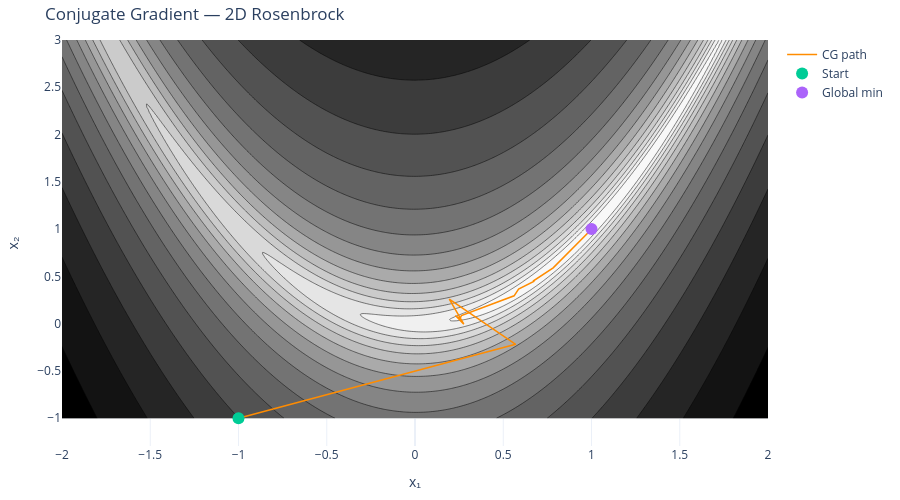
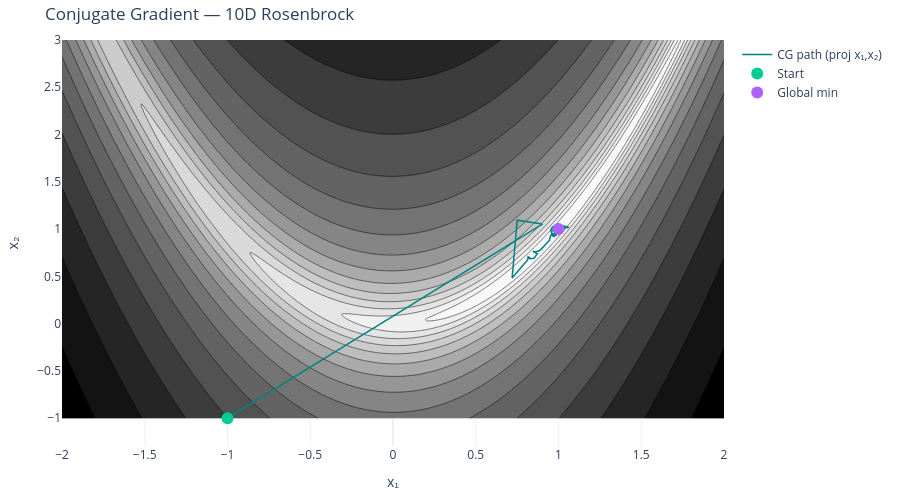

The notebook cell these images were saved under, in order:
### Code cell
def plot_path_on_contour(path, title, color, label):
    sub = max(1, len(path) // 2000)
    fig = go.Figure()
    fig.add_trace(go.Contour(
        x=x_vals, y=y_vals, z=np.log1p(Z),
        colorscale='Greys', ncontours=35, showscale=False
    ))
    fig.add_trace(go.Scatter(
        x=path[::sub, 0], y=path[::sub, 1],
        mode='lines', line=dict(color=color, width=1.5),
        name=label
    ))
    fig.add_trace(go.Scatter(
        x=[path[0, 0]], y=[path[0, 1]],
        mode='markers', marker=dict(size=12),
        name='Start'
    ))
    fig.add_trace(go.Scatter(
        x=[1], y=[1], mode='markers',
        marker=dict(size=12),
        name='Global min'
    ))
    fig.update_layout(
        title=title,
        xaxis_title='x₁', yaxis_title='x₂',
        paper_bgcolor='white', plot_bgcolor='white',
        height=500, margin=dict(l=40, r=20, t=40, b=40)
    )
    fig.show()

plot_path_on_contour(
    path_cg2d,
    f'Conjugate Gradient — 2D Rosenbrock',
    'darkorange', 'CG path'
)

plot_path_on_contour(
    path_cg10d,
    f'Conjugate Gradient — 10D Rosenbrock',
    'teal', 'CG path (proj x₁,x₂)'
)

### Figure 1 — Plotly figure (JSON) as saved in the notebook; plotly's stock layout.template omitted (floating-point values rounded to 4 significant figures; data arrays with more than 128 entries replaced by an {"elided": "..."} marker saying what was removed)
{"data": [{"colorscale": [[0, "rgb(255,255,255)"], [0.125, "rgb(240,240,240)"], [0.25, "rgb(217,217,217)"], [0.375, "rgb(189,189,189)"], [0.5, "rgb(150,150,150)"], [0.625, "rgb(115,115,115)"], [0.75, "rgb(82,82,82)"], [0.875, "rgb(37,37,37)"], [1, "rgb(0,0,0)"]], "ncontours": 35, "showscale": false, "type": "contour", "x": {"elided": "300 float values"}, "y": {"elided": "300 float values"}, "z": {"elided": "300x300 float values"}}, {"line": {"color": "darkorange", "width": 1.5}, "mode": "lines", "name": "CG path", "type": "scatter", "x": [-1.0, 0.5703, 0.1942, 0.2766, 0.2289, 0.2551, 0.263, 0.5616, 0.5868, 0.673, 0.6714, 0.7829, 0.9469, 0.9463, 0.9574, 0.957, 0.958, 0.9578, 0.9581, 0.9586, 0.9623, 0.9702, 0.9833, 0.9888, 1.015, 1.016, 1.016, 1.016, 1.014, 1.005, 0.9861, 0.9858, 0.9857, 0.9857, 0.9857, 0.9857, 0.9858, 0.9866, 0.9944, 1.004, 1.006, 1.006, 1.006, 1.006, 1.006, 1.005, 1.004, 1.002, 1.001, 1.001, 1.001, 1.001, 1.001, 1.001, 1.001, 0.9995, 0.9994, 0.9994, 1.0, 1.0, 1.0, 1.0, 1.0, 1.0, 1.0, 1.0, 0.9999, 0.9999, 0.9999, 0.9999, 0.9999, 0.9999, 1.0, 1.0, 1.0, 1.0, 1.0, 1.0, 1.0, 1.0, 1.0, 1.0, 1.0, 1.0, 1.0, 1.0, 1.0, 1.0, 1.0, 1.0], "y": [-1.0, -0.2188, 0.2586, -0.005162, 0.08533, 0.05177, 0.08593, 0.2944, 0.3656, 0.4474, 0.4533, 0.5903, 0.891, 0.8994, 0.9126, 0.917, 0.9171, 0.9174, 0.9175, 0.9193, 0.9248, 0.943, 0.9656, 0.9795, 1.03, 1.032, 1.032, 1.032, 1.028, 1.011, 0.972, 0.9716, 0.9715, 0.9715, 0.9715, 0.9716, 0.972, 0.9737, 0.9899, 1.009, 1.011, 1.012, 1.012, 1.012, 1.012, 1.011, 1.008, 1.004, 1.003, 1.002, 1.002, 1.002, 1.002, 1.002, 1.002, 0.999, 0.9988, 0.9989, 1.0, 1.001, 1.001, 1.001, 1.001, 1.001, 1.001, 1.0, 0.9998, 0.9997, 0.9997, 0.9997, 0.9997, 0.9998, 1.0, 1.0, 1.0, 1.0, 1.0, 1.0, 1.0, 1.0, 1.0, 1.0, 1.0, 1.0, 1.0, 1.0, 1.0, 1.0, 1.0, 1.0]}, {"marker": {"size": 12}, "mode": "markers", "name": "Start", "type": "scatter", "x": [-1], "y": [-1]}, {"marker": {"size": 12}, "mode": "markers", "name": "Global min", "type": "scatter", "x": [1], "y": [1]}], "layout": {"height": 500, "margin": {"b": 40, "l": 40, "r": 20, "t": 40}, "paper_bgcolor": "white", "plot_bgcolor": "white", "title": {"text": "Conjugate Gradient — 2D Rosenbrock"}, "xaxis": {"title": {"text": "x₁"}}, "yaxis": {"title": {"text": "x₂"}}}}

### Figure 2 — Plotly figure (JSON) as saved in the notebook; plotly's stock layout.template omitted (floating-point values rounded to 4 significant figures; data arrays with more than 128 entries replaced by an {"elided": "..."} marker saying what was removed)
{"data": [{"colorscale": [[0, "rgb(255,255,255)"], [0.125, "rgb(240,240,240)"], [0.25, "rgb(217,217,217)"], [0.375, "rgb(189,189,189)"], [0.5, "rgb(150,150,150)"], [0.625, "rgb(115,115,115)"], [0.75, "rgb(82,82,82)"], [0.875, "rgb(37,37,37)"], [1, "rgb(0,0,0)"]], "ncontours": 35, "showscale": false, "type": "contour", "x": {"elided": "300 float values"}, "y": {"elided": "300 float values"}, "z": {"elided": "300x300 float values"}}, {"line": {"color": "teal", "width": 1.5}, "mode": "lines", "name": "CG path (proj x₁,x₂)", "type": "scatter", "x": {"elided": "2391 float values"}, "y": {"elided": "2391 float values"}}, {"marker": {"size": 12}, "mode": "markers", "name": "Start", "type": "scatter", "x": [-1], "y": [-1]}, {"marker": {"size": 12}, "mode": "markers", "name": "Global min", "type": "scatter", "x": [1], "y": [1]}], "layout": {"height": 500, "margin": {"b": 40, "l": 40, "r": 20, "t": 40}, "paper_bgcolor": "white", "plot_bgcolor": "white", "title": {"text": "Conjugate Gradient — 10D Rosenbrock"}, "xaxis": {"title": {"text": "x₁"}}, "yaxis": {"title": {"text": "x₂"}}}}
